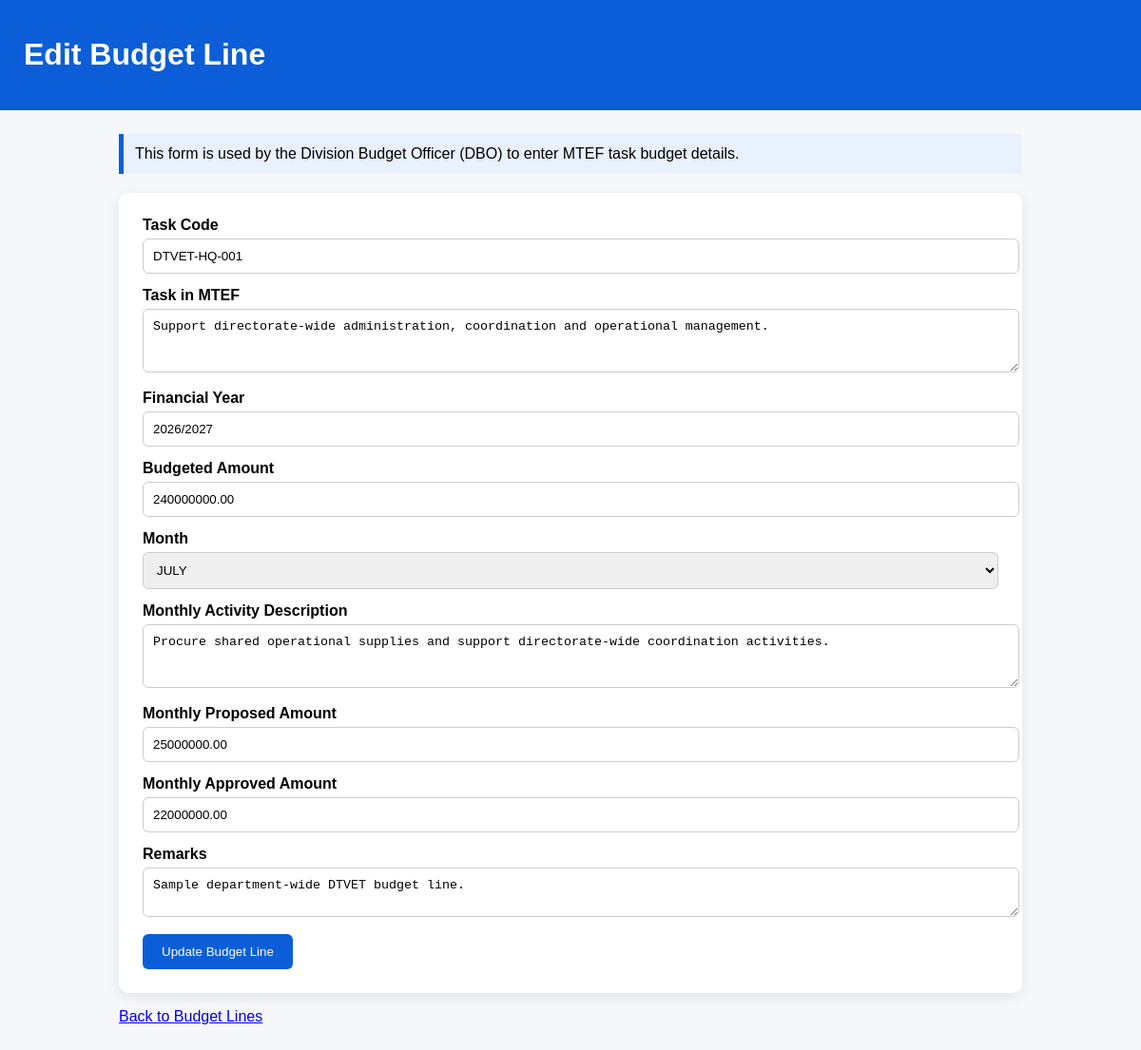
The page /finance/budget-lines/153/edit/ (signed in) on the database its author committed.
### finance/models.py (models this page shows, shortened)
class BudgetLine(models.Model):
    CATEGORY_CHOICES = [
        ("TRANSPORT", "Transport"),
        ("ACCOMMODATION", "Accommodation"),
        ("FUEL", "Fuel"),
        ("MEALS", "Meals"),
        ("PRINTING", "Printing"),
        ("ALLOWANCE", "Allowance"),
        ("PROCUREMENT", "Procurement"),
        ("OTHER", "Other"),
    ]
    MONTH_CHOICES = [
        ("JULY", "July"),
        ("AUGUST", "August"),
        ("SEPTEMBER", "September"),
        ("OCTOBER", "October"),
        ("NOVEMBER", "November"),
        ("DECEMBER", "December"),
        ("JANUARY", "January"),
        ("FEBRUARY", "February"),
        ("MARCH", "March"),
        ("APRIL", "April"),
        ("MAY", "May"),
        ("JUNE", "June"),
    ]
    department = models.ForeignKey(
        "permits.Department",
        on_delete=models.PROTECT,
        null=True,
        blank=True,
        related_name="finance_budget_lines",
    )
    department_unit = models.ForeignKey(
        "permits.DepartmentUnit",
        on_delete=models.PROTECT,
        null=True,
        blank=True,
        related_name="finance_budget_lines",
    )
    finance_request = models.ForeignKey(
        FinanceRequest,
        on_delete=models.CASCADE,
        related_name="budget_lines",
        null=True,
        blank=True,
    )
    task_code = models.CharField(max_length=50, default="TASK-001")
    task_in_mtef = models.TextField(default="Default Task")
    financial_year = models.CharField(max_length=20, default="2025/2026")
    budgeted_amount = models.DecimalField(
        max_digits=14,
        decimal_places=2,
        default=0,
    )
    amount_disbursed = models.DecimalField(
        max_digits=14,
        decimal_places=2,
        default=0,
    )
    month = models.CharField(
        max_length=20,
        choices=MONTH_CHOICES,
        default="JULY",
    )
    monthly_activity_description = models.TextField(blank=True)
    monthly_proposed_amount = models.DecimalField(
        max_digits=14,
        decimal_places=2,
        null=True,
        blank=True,
        default=Decimal("0.00"),
    )
    monthly_approved_amount = models.DecimalField(
        max_digits=14,
        decimal_places=2,
        null=True,
        blank=True,
        default=Decimal("0.00"),
    )
    item_name = models.CharField(
        max_length=255,
        default="General Activity",
    )
    description = models.TextField(blank=True)
    quantity = models.DecimalField(
        max_digits=10,
        decimal_places=2,
        default=1,
    )
    unit_cost = models.DecimalField(
        max_digits=14,
        decimal_places=2,
        default=0,
    )
    total_cost = models.DecimalField(
        max_digits=14,
        decimal_places=2,
        editable=False,
        default=0,
    )
    budget_code = models.CharField(max_length=50, blank=True)
    expense_category = models.CharField(
        max_length=30,
        choices=CATEGORY_CHOICES,
        default="OTHER",
    )
    remarks = models.TextField(blank=True)
    class Meta:
        ordering = ["financial_year", "month", "task_code"]
        indexes = [
            models.Index(fields=["department", "financial_year"]),
            models.Index(fields=["department", "month"]),
        ]

### finance/views.py (the view, shortened to what this page needs)
# urls.py: path("budget-lines/<int:pk>/edit/", views.budget_line_edit, name="budget_line_edit"),
@login_required
def budget_line_edit(request, pk):
    role = get_user_role(request.user)
    budget_line = get_object_or_404(
        get_visible_budget_lines(request.user),
        pk=pk,
    )
    if request.method == "POST":
        form = BudgetLineForm(
            request.POST,
            instance=budget_line,
        )
        if form.is_valid():
            form.save()
            messages.success(
                request,
                "Budget line updated successfully.",
            )
            return redirect("finance:budget_line_list")
        messages.error(
            request,
            "Budget line was not updated. Correct the errors below.",
        )
    else:
        form = BudgetLineForm(instance=budget_line)
    return render(
        request,
        "finance/budget_line_form.html",
        {
            "form": form,
            "role": role,
            "budget_line": budget_line,
            "is_edit": True,
        },
    )

### finance/views.py (called while the page is built, shortened)
def get_user_role(user):
    if user.is_superuser:
        return "ADMIN"

def is_dbo(user):
    return (
        get_user_role(user)
        == "DIVISION_BUDGET_OFFICER"
    )

def get_visible_budget_lines(user):
    base_qs = BudgetLine.objects.select_related(
        "department",
        "department_unit",
        "finance_request",
        "finance_request__department",
    )
    if user.is_superuser or get_user_role(user) == "ADMIN":
        return base_qs.order_by(
            "financial_year",
            "month",
            "task_code",
        )

### finance/templates/finance/budget_line_form.html (shortened to what this page needs)
<!DOCTYPE html>
<html>
<head>
</head>
<body>
    <div class="topbar">
        {% if is_edit %}
        <h1>Edit Budget Line</h1>
        {% else %}
        <h1>Planning and Budgeting Section</h1>
        {% endif %}
    </div>
    <div class="container">
        <div class="note">
            This form is used by the Division Budget Officer (DBO) to enter MTEF task budget details.
        </div>
        <form method="post">
            <label>Task Code</label>
            <input type="text" name="task_code" value="{{ form.task_code.value|default_if_none:'' }}" placeholder="Enter unique task code (e.g. TASK-001)">
            <label>Task in MTEF</label>
            <textarea name="task_in_mtef" rows="3" placeholder="Describe the task as defined in the Mid-Term Expenditure Framework (MTEF)">{{ form.task_in_mtef.value|default_if_none:'' }}</textarea>
            <label>Financial Year</label>
            <input type="text" name="financial_year" value="{{ form.financial_year.value|default_if_none:'' }}" placeholder="e.g. 2025/2026">
            <label>Budgeted Amount</label>
            <input type="number" step="0.01" name="budgeted_amount" value="{{ form.budgeted_amount.value|default_if_none:'' }}" placeholder="Enter total amount budgeted for this task in the selected financial year">
            <label>Month</label>
            <select name="month">
                <option value="JULY" {% if form.month.value == "JULY" %}selected{% endif %}>JULY</option>
            </select>
            <label>Monthly Activity Description</label>
            <textarea name="monthly_activity_description" rows="3" placeholder="Provide breakdown of activities under this task for the selected month">{{ form.monthly_activity_description.value|default_if_none:'' }}</textarea>
            <label>Monthly Proposed Amount</label>
            <input type="number" step="0.01" name="monthly_proposed_amount" value="{{ form.monthly_proposed_amount.value|default_if_none:'' }}" placeholder="Enter amount requested by the division for this month">
            <label>Monthly Approved Amount</label>
            <input type="number" step="0.01" min="0" name="monthly_approved_amount" value="{{ form.monthly_approved_amount.value|default_if_none:'' }}" placeholder="Enter amount approved for this month (should not exceed proposed amount)">
            <label>Remarks</label>
            <textarea name="remarks" rows="2" placeholder="Optional comments or notes">{{ form.remarks.value|default_if_none:'' }}</textarea>
            {% if is_edit %}
            <button type="submit">Update Budget Line</button>
            {% else %}
            <button type="submit">Save Planning Budget</button>
            {% endif %}
        </form>
        <p><a href="{% url 'finance:budget_line_list' %}">Back to Budget Lines</a></p>
    </div>
</body>
</html>

### finance/templates/finance/budget_line_form.html (style rules this page uses)
body { font-family: Arial, Helvetica, sans-serif; background: #f5f7fb; margin: 0; }
.topbar { background: #0b5ed7; color: white; padding: 18px 25px; }
.container { padding: 25px; max-width: 950px; margin: auto; }
form { background: white; padding: 25px; border-radius: 10px; box-shadow: 0 4px 14px rgba(0, 0, 0, 0.08); }
input, select, textarea { width: 100%; padding: 10px; margin-top: 5px; margin-bottom: 14px; border: 1px solid #ccc; border-radius: 6px; }
label { font-weight: bold; }
button { background: #0b5ed7; color: white; padding: 11px 20px; border: none; border-radius: 6px; cursor: pointer; }
.note { background: #e9f1ff; padding: 12px; border-left: 5px solid #0b5ed7; margin-bottom: 20px; }

### rows shown on the page
BudgetLine: task_code "DTVET-HQ-001", task_in_mtef "Support directorate-wide administration, coordination and operational management.", financial_year "2026/2027", budgeted_amount "240000000.00", month "JULY", monthly_activity_description "Procure shared operational supplies and support directorate-wide coordination activities.", monthly_proposed_amount "25000000.00", monthly_approved_amount "22000000.00", remarks "Sample department-wide DTVET budget line."
